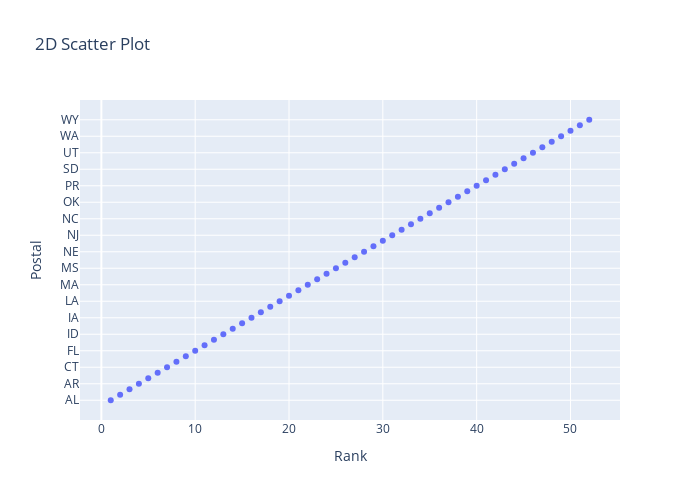

Notebook source saved alongside this figure:
### Code cell
fig=px.scatter(df,x='Rank',y='Postal',width=700,height=500,title="2D Scatter Plot")
fig.show()

### Figure 1 — Plotly figure (JSON) as saved in the notebook; plotly's stock layout.template omitted (floating-point values rounded to 4 significant figures)
{"data": [{"hovertemplate": "Rank=%{x}<br>Postal=%{y}<extra></extra>", "legendgroup": "", "marker": {"color": "#636efa", "symbol": "circle"}, "mode": "markers", "name": "", "orientation": "h", "showlegend": false, "type": "scatter", "x": [1, 2, 3, 4, 5, 6, 7, 8, 9, 10, 11, 12, 13, 14, 15, 16, 17, 18, 19, 20, 21, 22, 23, 24, 25, 26, 27, 28, 29, 30, 31, 32, 33, 34, 35, 36, 37, 38, 39, 40, 41, 42, 43, 44, 45, 46, 47, 48, 49, 50, 51, 52], "xaxis": "x", "y": ["AL", "AK", "AZ", "AR", "CA", "CO", "CT", "DE", "DC", "FL", "GA", "HI", "ID", "IL", "IN", "IA", "KS", "KY", "LA", "ME", "MD", "MA", "MI", "MN", "MS", "MO", "MT", "NE", "NV", "NH", "NJ", "NM", "NY", "NC", "ND", "OH", "OK", "OR", "PA", "PR", "RI", "SC", "SD", "TN", "TX", "UT", "VT", "VA", "WA", "WV", "WI", "WY"], "yaxis": "y"}], "layout": {"height": 500, "legend": {"tracegroupgap": 0}, "title": {"text": "2D Scatter Plot"}, "width": 700, "xaxis": {"anchor": "y", "domain": [0, 1], "title": {"text": "Rank"}}, "yaxis": {"anchor": "x", "domain": [0, 1], "title": {"text": "Postal"}}}}
